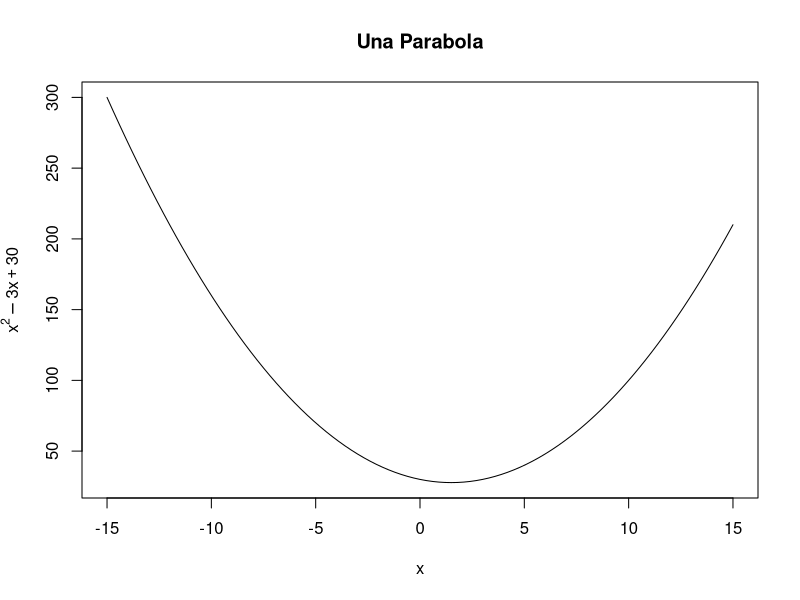
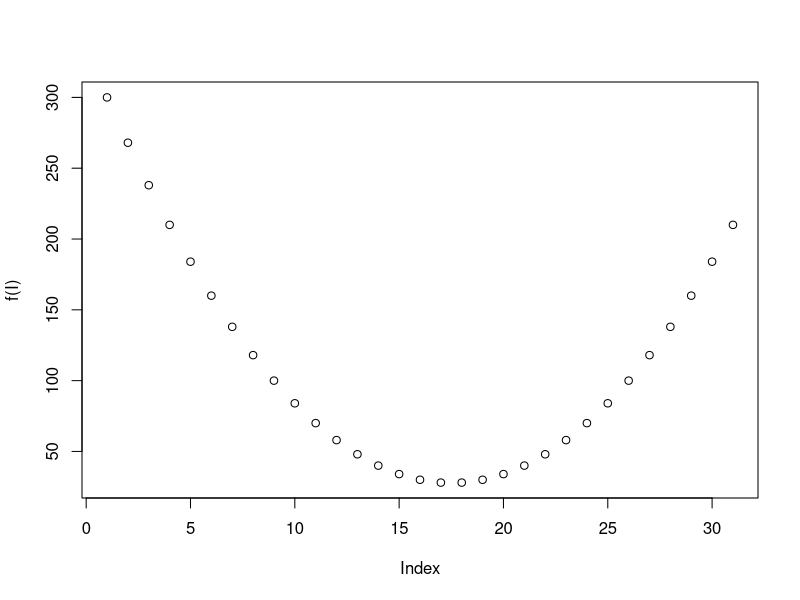
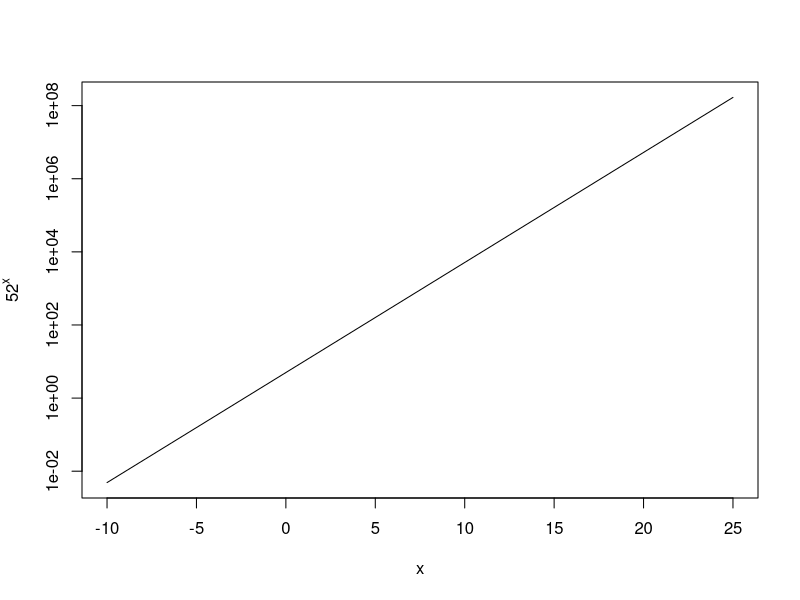
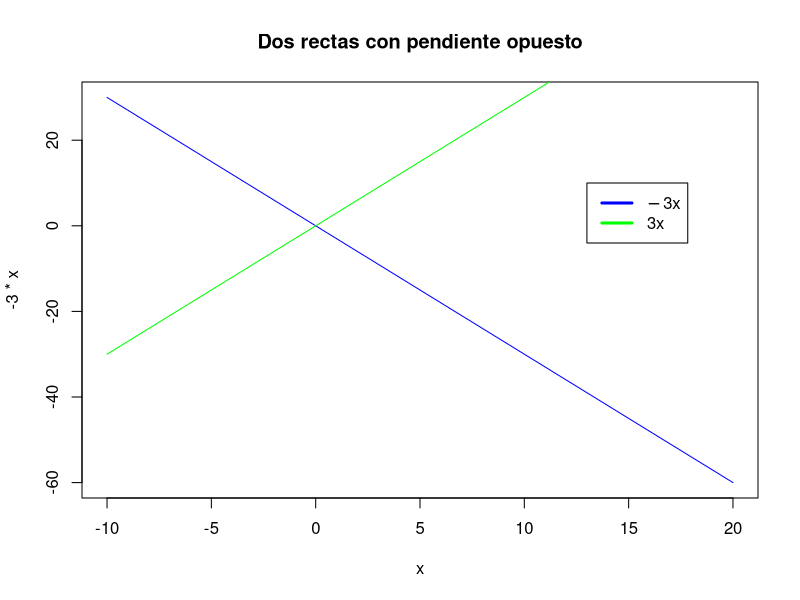
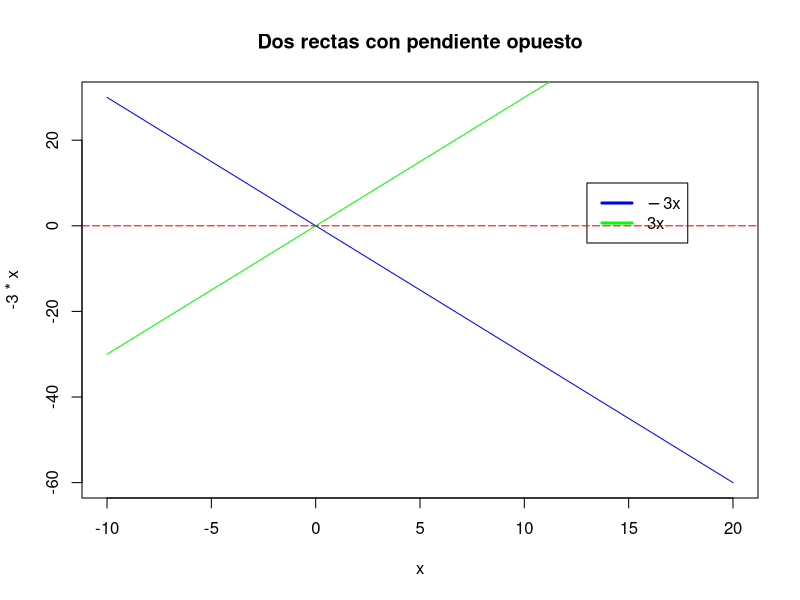
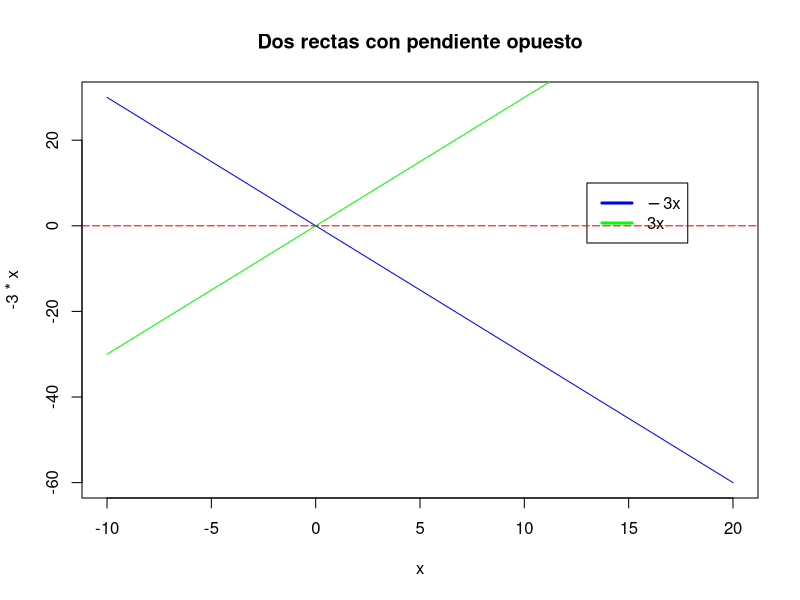

These figures' R source, in order:
## ---- chunk 1

curve(x^2-3*x+30,-15,15, main="Una Parabola", xlab="x", ylab=expression(x^2-3*x+30) )

## ---- chunk 2
f = function(x){x^2-3*x+30}
I = c(-15:15)

plot(f(I))

#RESPUESTA: La forma es la misma pero las coordenadas son diferentes

## ---- chunk 3

f = function(x){5*2^x}
curve(f(x),-10,25, log = "y", ylab=expression(5*2^x) )

## ---- chunk 4
curve(-3*x,-10,20, col="blue", main="Dos rectas con pendiente opuesto" )
curve(3*x,-10,20, col="green", add = TRUE )

legend(13,10,
       col=c("blue","green"), 
       legend=c(expression(-3*x),expression(3*x)), 
       lwd=3, bty="l")

## ---- chunk 5

curve(-3*x,-10,20, col="blue", main="Dos rectas con pendiente opuesto" )
curve(3*x,-10,20, col="green", add = TRUE )

legend(13,10,
       col=c("blue","green"), 
       legend=c(expression(-3*x),expression(3*x)), 
       lwd=3, bty="l")

abline (h = 0, lty = 5, col = "red") 

## ---- chunk 6

curve(-3*x,-10,20, col="blue", main="Dos rectas con pendiente opuesto" )
curve(3*x,-10,20, col="green", add = TRUE )

legend(13,10,
       col=c("blue","green"), 
       legend=c(expression(-3*x),expression(3*x)), 
       lwd=3, bty="l")

abline (h = 0, lty = 5, col = "red") 
f = function(x){2*x+7}

lines(1,9, lwd = 2, col = "blue")


